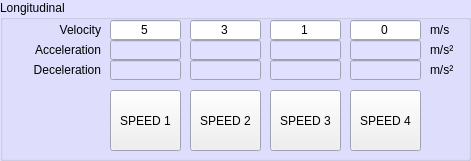
  <widget class="QGroupBox" name="Linear">
   <property name="geometry">
    <rect>
     <x>10</x>
     <y>60</y>
     <width>471</width>
     <height>161</height>
    </rect>
   </property>
   <property name="palette">
    <palette>
     <active>
      <colorrole role="Base">
       <brush brushstyle="SolidPattern">
        <color alpha="255">
         <red>255</red>
         <green>255</green>
         <blue>255</blue>
        </color>
       </brush>
      </colorrole>
      <colorrole role="Window">
       <brush brushstyle="SolidPattern">
        <color alpha="255">
         <red>225</red>
         <green>225</green>
         <blue>255</blue>
        </color>
       </brush>
      </colorrole>
     </active>
     <inactive>
      <colorrole role="Base">
       <brush brushstyle="SolidPattern">
        <color alpha="255">
         <red>255</red>
         <green>255</green>
         <blue>255</blue>
        </color>
       </brush>
      </colorrole>
      <colorrole role="Window">
       <brush brushstyle="SolidPattern">
        <color alpha="255">
         <red>225</red>
         <green>225</green>
         <blue>255</blue>
        </color>
       </brush>
      </colorrole>
     </inactive>
     <disabled>
      <colorrole role="Base">
       <brush brushstyle="SolidPattern">
        <color alpha="255">
         <red>225</red>
         <green>225</green>
         <blue>255</blue>
        </color>
       </brush>
      </colorrole>
      <colorrole role="Window">
       <brush brushstyle="SolidPattern">
        <color alpha="255">
         <red>225</red>
         <green>225</green>
         <blue>255</blue>
        </color>
       </brush>
      </colorrole>
     </disabled>
    </palette>
   </property>
   <property name="autoFillBackground">
    <bool>true</bool>
   </property>
   <property name="title">
    <string>Longitudinal</string>
   </property>
   <widget class="QPushButton" name="pushButtonSpeed_1">
    <property name="geometry">
     <rect>
      <x>110</x>
      <y>90</y>
      <width>71</width>
      <height>61</height>
     </rect>
    </property>
    <property name="text">
     <string>SPEED 1</string>
    </property>
   </widget>
   <widget class="QLabel" name="label_2">
    <property name="geometry">
     <rect>
      <x>0</x>
      <y>40</y>
      <width>101</width>
      <height>20</height>
     </rect>
    </property>
    <property name="text">
     <string>Acceleration</string>
    </property>
    <property name="alignment">
     <set>Qt::AlignRight|Qt::AlignTrailing|Qt::AlignVCenter</set>
    </property>
   </widget>
   <widget class="QLineEdit" name="Vel_2">
    <property name="geometry">
     <rect>
      <x>190</x>
      <y>20</y>
      <width>71</width>
      <height>20</height>
     </rect>
    </property>
    <property name="text">
     <string>3</string>
    </property>
    <property name="alignment">
     <set>Qt::AlignCenter</set>
    </property>
   </widget>
   <widget class="QLineEdit" name="Accel_4">
    <property name="enabled">
     <bool>false</bool>
    </property>
    <property name="geometry">
     <rect>
      <x>350</x>
      <y>40</y>
      <width>71</width>
      <height>20</height>
     </rect>
    </property>
    <property name="alignment">
     <set>Qt::AlignCenter</set>
    </property>
   </widget>
   <widget class="QLineEdit" name="Accel_3">
    <property name="enabled">
     <bool>false</bool>
    </property>
    <property name="geometry">
     <rect>
      <x>270</x>
      <y>40</y>
      <width>71</width>
      <height>20</height>
     </rect>
    </property>
    <property name="alignment">
     <set>Qt::AlignCenter</set>
    </property>
   </widget>
   <widget class="QLabel" name="label">
    <property name="geometry">
     <rect>
      <x>0</x>
      <y>20</y>
      <width>101</width>
      <height>20</height>
     </rect>
    </property>
    <property name="text">
     <string>Velocity</string>
    </property>
    <property name="alignment">
     <set>Qt::AlignRight|Qt::AlignTrailing|Qt::AlignVCenter</set>
    </property>
   </widget>
   <widget class="QPushButton" name="pushButtonSpeed_4">
    <property name="geometry">
     <rect>
      <x>350</x>
      <y>90</y>
      <width>71</width>
      <height>61</height>
     </rect>
    </property>
    <property name="text">
     <string>SPEED 4</string>
    </property>
   </widget>
   <widget class="QLineEdit" name="Vel_3">
    <property name="geometry">
     <rect>
      <x>270</x>
      <y>20</y>
      <width>71</width>
      <height>20</height>
     </rect>
    </property>
    <property name="text">
     <string>1</string>
    </property>
    <property name="alignment">
     <set>Qt::AlignCenter</set>
    </property>
   </widget>
   <widget class="QLabel" name="label_3">
    <property name="geometry">
     <rect>
      <x>0</x>
      <y>60</y>
      <width>101</width>
      <height>20</height>
     </rect>
    </property>
    <property name="text">
     <string>Deceleration</string>
    </property>
    <property name="alignment">
     <set>Qt::AlignRight|Qt::AlignTrailing|Qt::AlignVCenter</set>
    </property>
   </widget>
   <widget class="QLineEdit" name="Vel_4">
    <property name="geometry">
     <rect>
      <x>350</x>
      <y>20</y>
      <width>71</width>
      <height>20</height>
     </rect>
    </property>
    <property name="text">
     <string>0</string>
    </property>
    <property name="alignment">
     <set>Qt::AlignCenter</set>
    </property>
   </widget>
   <widget class="QLineEdit" name="Decel_3">
    <property name="enabled">
     <bool>false</bool>
    </property>
    <property name="geometry">
     <rect>
      <x>270</x>
      <y>60</y>
      <width>71</width>
      <height>20</height>
     </rect>
    </property>
    <property name="alignment">
     <set>Qt::AlignCenter</set>
    </property>
   </widget>
   <widget class="QLineEdit" name="Accel_2">
    <property name="enabled">
     <bool>false</bool>
    </property>
    <property name="geometry">
     <rect>
      <x>190</x>
      <y>40</y>
      <width>71</width>
      <height>20</height>
     </rect>
    </property>
    <property name="alignment">
     <set>Qt::AlignCenter</set>
    </property>
   </widget>
   <widget class="QLineEdit" name="Decel_4">
    <property name="enabled">
     <bool>false</bool>
    </property>
    <property name="geometry">
     <rect>
      <x>350</x>
      <y>60</y>
      <width>71</width>
      <height>20</height>
     </rect>
    </property>
    <property name="alignment">
     <set>Qt::AlignCenter</set>
    </property>
   </widget>
   <widget class="QLineEdit" name="Vel_1">
    <property name="geometry">
     <rect>
      <x>110</x>
      <y>20</y>
      <width>71</width>
      <height>20</height>
     </rect>
    </property>
    <property name="text">
     <string>5</string>
    </property>
    <property name="alignment">
     <set>Qt::AlignCenter</set>
    </property>
   </widget>
   <widget class="QLineEdit" name="Decel_2">
    <property name="enabled">
     <bool>false</bool>
    </property>
    <property name="geometry">
     <rect>
      <x>190</x>
      <y>60</y>
      <width>71</width>
      <height>20</height>
     </rect>
    </property>
    <property name="alignment">
     <set>Qt::AlignCenter</set>
    </property>
   </widget>
   <widget class="QPushButton" name="pushButtonSpeed_2">
    <property name="geometry">
     <rect>
      <x>190</x>
      <y>90</y>
      <width>71</width>
      <height>61</height>
     </rect>
    </property>
    <property name="text">
     <string>SPEED 2</string>
    </property>
   </widget>
   <widget class="QLineEdit" name="Decel_1">
    <property name="enabled">
     <bool>false</bool>
    </property>
    <property name="geometry">
     <rect>
      <x>110</x>
      <y>60</y>
      <width>71</width>
      <height>20</height>
     </rect>
    </property>
    <property name="alignment">
     <set>Qt::AlignCenter</set>
    </property>
   </widget>
   <widget class="QPushButton" name="pushButtonSpeed_3">
    <property name="geometry">
     <rect>
      <x>270</x>
      <y>90</y>
      <width>71</width>
      <height>61</height>
     </rect>
    </property>
    <property name="text">
     <string>SPEED 3</string>
    </property>
   </widget>
   <widget class="QLineEdit" name="Accel_1">
    <property name="enabled">
     <bool>false</bool>
    </property>
    <property name="geometry">
     <rect>
      <x>110</x>
      <y>40</y>
      <width>71</width>
      <height>20</height>
     </rect>
    </property>
    <property name="alignment">
     <set>Qt::AlignCenter</set>
    </property>
   </widget>
   <widget class="QLabel" name="label_35">
    <property name="geometry">
     <rect>
      <x>430</x>
      <y>60</y>
      <width>41</width>
      <height>20</height>
     </rect>
    </property>
    <property name="text">
     <string>m/s²</string>
    </property>
    <property name="alignment">
     <set>Qt::AlignLeading|Qt::AlignLeft|Qt::AlignVCenter</set>
    </property>
   </widget>
   <widget class="QLabel" name="label_36">
    <property name="geometry">
     <rect>
      <x>430</x>
      <y>40</y>
      <width>41</width>
      <height>20</height>
     </rect>
    </property>
    <property name="text">
     <string>m/s²</string>
    </property>
    <property name="alignment">
     <set>Qt::AlignLeading|Qt::AlignLeft|Qt::AlignVCenter</set>
    </property>
   </widget>
   <widget class="QLabel" name="label_37">
    <property name="geometry">
     <rect>
      <x>430</x>
      <y>20</y>
      <width>41</width>
      <height>20</height>
     </rect>
    </property>
    <property name="text">
     <string>m/s</string>
    </property>
    <property name="alignment">
     <set>Qt::AlignLeading|Qt::AlignLeft|Qt::AlignVCenter</set>
    </property>
   </widget>
  </widget>
